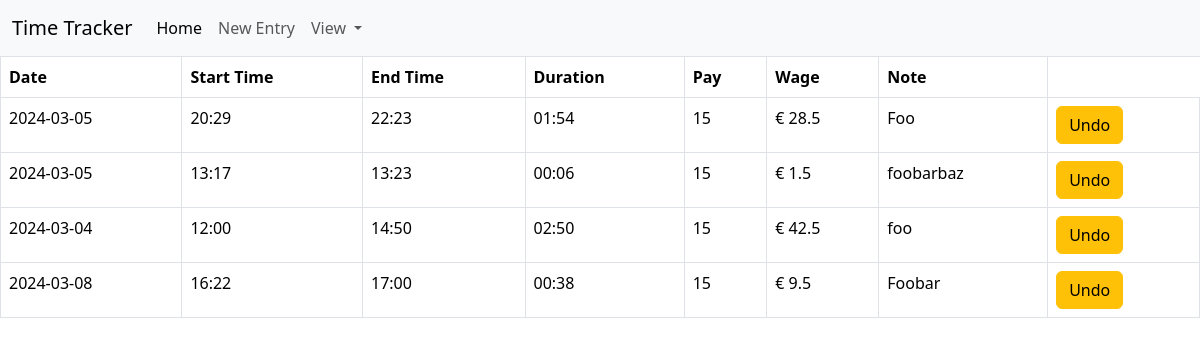
/paid_view, run on an earlier commit of the app's database.
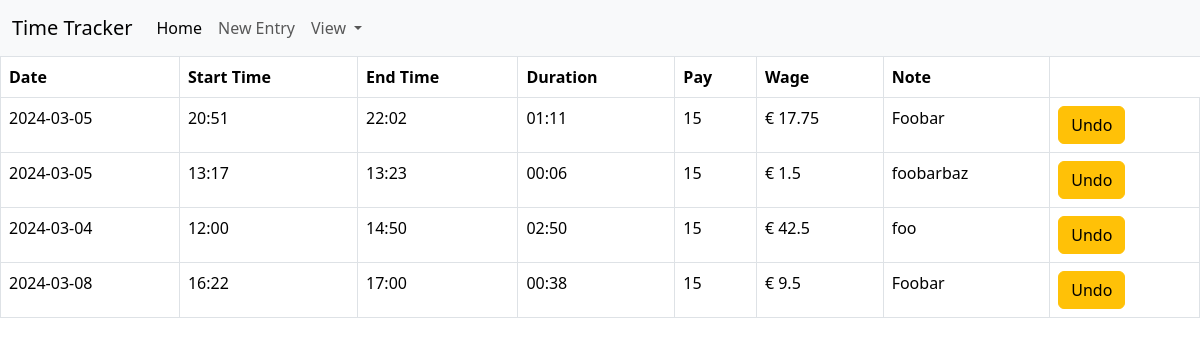
And on a later commit of the database.
### tables this page shows
CREATE TABLE paid (
            id INTEGER PRIMARY KEY NOT NULL,
            creation_date TEXT NOT NULL,
            start_time TEXT NOT NULL,
            end_time TEXT NOT NULL,
            duration INTEGER NOT NULL,
            note TEXT NOT NULL,
            wage INTEGER NOT NULL,
            pay INTEGER NOT NULL
        );

### website/views.py (the view)
@views.route("/paid_view", methods=["GET", "POST"])
def paid_view():
    if request.method == "GET":
        data_row = db.execute("SELECT * FROM paid").fetchall()
        data = []
        for row in data_row:
            data.append(
                    {"id": row["id"],
                    "creation_date": row["creation_date"],
                    "start_time": row["start_time"],
                    "end_time": row["end_time"],
                    "duration": row["duration"],
                    "note": row["note"],
                    "wage": row["wage"],
                    "pay": row["pay"]}
            )
        return render_template("paid_view.html", data=data)

### website/templates/paid_view.html
{% extends "base.html" %}
{% block content %}
<table class="table table-bordered">
    <th>Date</th>
    <th>Start Time</th>
    <th>End Time</th>
    <th>Duration</th>
    <th>Pay</th>
    <th>Wage</th>
    <th>Note</th>
    {% for row in data %}
    <tr>
        <td>{{row.creation_date}}</td>
        <td>{{row.start_time}}</td>
        <td>{{row.end_time}}</td>
        <td>{{row.duration}}</td>
        <td>{{row.wage}}</td>
        <td>{{row.pay}}</td>
        <td>{{row.note}}</td>
        <td>
            <a href="{{url_for('views.undo', id=row.id)}}">
                <button class="btn btn-warning">Undo</button>
            </a>
        </td>
    </tr>
    {% endfor %}
</table>
{% endblock %}

What changed in the data, as far as the page shows it:
removed paid: creation_date "2024-03-05", start_time "20:29", end_time "22:23", duration "01:54", wage "15", pay "€ 28.5", note "Foo"
added paid: creation_date "2024-03-05", start_time "20:51", end_time "22:02", duration "01:11", wage "15", pay "€ 17.75", note "Foobar"
